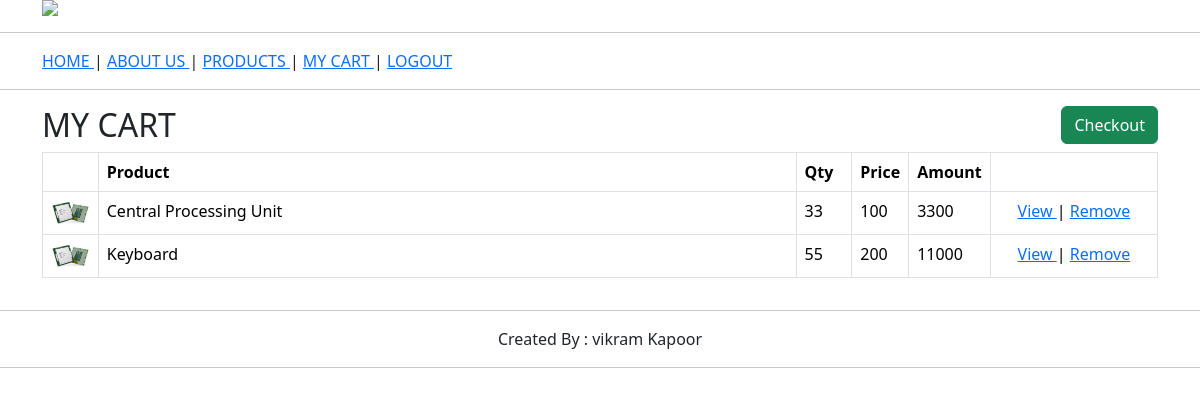
Screenshot of /ecomm.com/cart.php (signed in) with the database file from the repository.
### tables this page shows
CREATE TABLE `cart` (
  `cart_id` int(11) NOT NULL,
  `user_id` int(11) NOT NULL,
  `product_id` int(11) NOT NULL,
  `price` float NOT NULL,
  `qty` int(11) NOT NULL,
  `created_on` date NOT NULL DEFAULT current_timestamp(),
  `modified_on` date NOT NULL
);

CREATE TABLE `product` (
  `product_id` int(11) NOT NULL,
  `product_code` varchar(10) NOT NULL,
  `product_name` varchar(50) NOT NULL,
  `price` int(11) NOT NULL,
  `photo` varchar(20) NOT NULL,
  `description` text NOT NULL,
  `created_on` date NOT NULL DEFAULT current_timestamp(),
  `modified_on` date NOT NULL DEFAULT current_timestamp(),
  `is_active` tinyint(4) NOT NULL DEFAULT 1
);

### ecomm.com/top.php (called while the page is built, shortened)
<?php
function get_user_id()
{
	$user_id=$_SESSION['user_id'];
	return($user_id);
}
?>

### ecomm.com/cart.php (the view, shortened to what this page needs)
<?php
include("top.php");
?>
<html>
<head>
    <?php include("head.php") ?>
</head>
<body>
    <?php include("header.php") ?>
<?php
$user_id=get_user_id();
$sql ="
select
c.user_id,p.product_name,p.product_id,c.qty,p.price
from cart c
inner join
product p
on c.product_id=p.product_id
and c.user_id=$user_id
";
$result=$con->query($sql);
?>
    <div class="container">
        <div class="row">
            <div class="col-md-4">
                <h2>MY CART</h2>
            </div>
            <div class="col-md-4">
            </div>
            <div class="col-md-4">
<form method="post" action="checkout.php">
<input type="submit" class="btn btn-success" value="Checkout" style="float:right">
</form>
            </div>
        </div>
        <div class="row">
            <div class="col-md-12">
<table class="table table-bordered">
<tr>
    <th>
    </th>
    <th>Product</th>
    <th>Qty</th>
    <th>Price</th>
    <th>Amount</th>
    <th></th>
</tr>
<?php
while($row=$result->fetch_assoc())
{
?>
    <tr>
        <td width="5%">
            <img src="assets/images/cpu.jpg" width="100%">
        </td>
        <td>
            <?= $row["product_name"] ?>
        </td>
        <td width="5%">
            <?= $row["qty"] ?>
        </td>
        <td width="5%">
            <?= $row["price"] ?>
        </td>
        <td width="5%">
            <?= $row["price"]*$row["qty"] ?>
        </td>
        <td width="15%" align="center">
            <a href="product-info.php?pid=<?= $row["product_id"] ?>">
                View
            </a>
            |
            <a href="cart.php?mode=r&product_id=<?= $row["product_id"] ?>">
                Remove
            </a>
        </td>
        </div>
<?php
}
?>
            </div>
    <?php include("footer.php") ?>
</body>
</html>

### rows the page displays
cart: product.product_name "Central Processing Unit", qty "33", product.price "100", $row["price"]*$row["qty"] "3300"
cart: product.product_name "Keyboard", qty "55", product.price "200", $row["price"]*$row["qty"] "11000"
